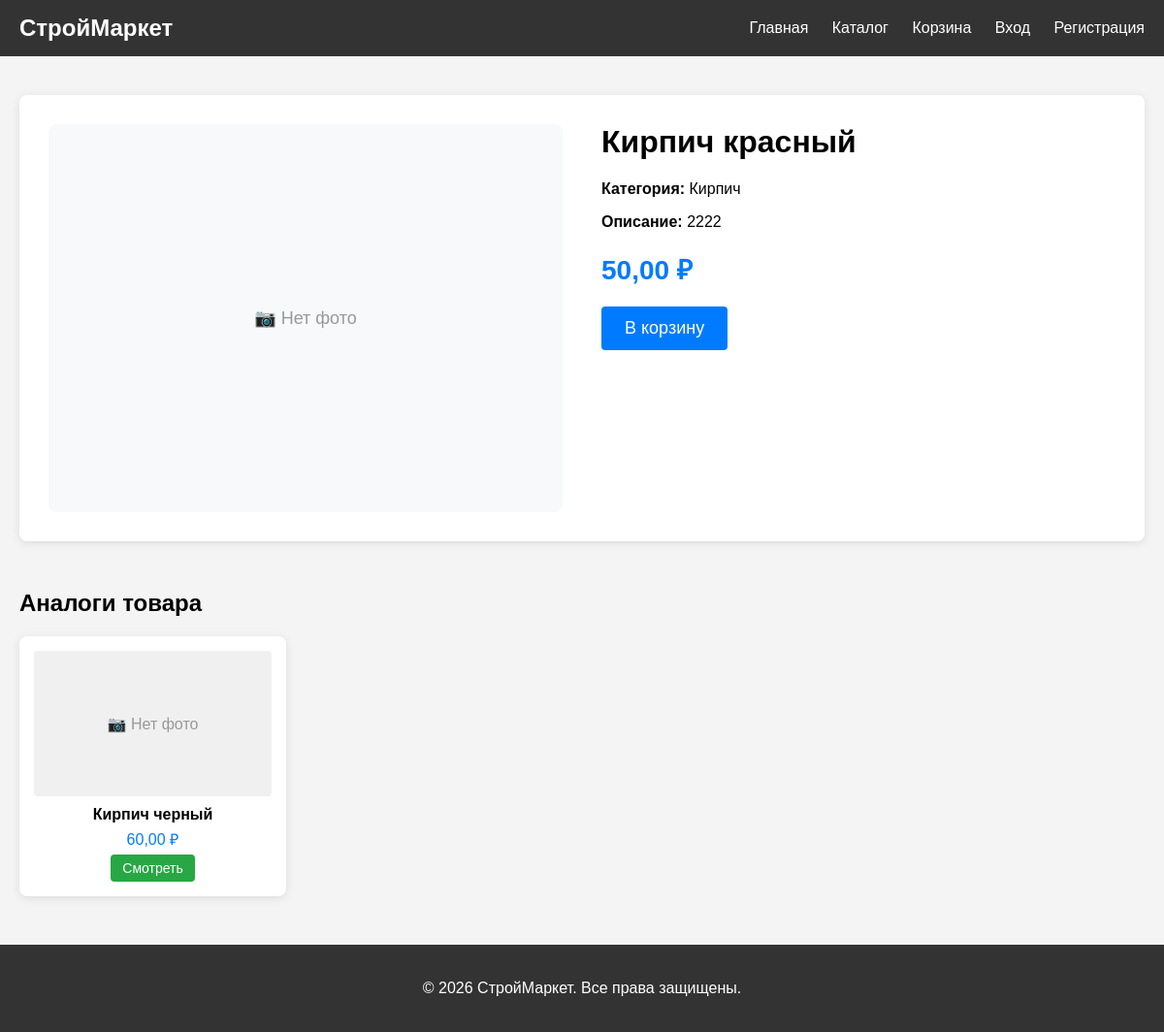
Page /product/kirpich/ on the committed database.
### main/models.py (models this page shows, shortened)
class Product(models.Model):
    name = models.CharField(max_length=200)
    slug = models.SlugField(unique=True)
    description = models.TextField(blank=True)
    price = models.DecimalField(max_digits=10, decimal_places=2)
    category = models.ForeignKey(Category, on_delete=models.CASCADE, related_name='products')
    characteristics = models.TextField(blank=True, verbose_name='Характеристики')
    image = models.ImageField('Изображение', upload_to='products/', blank=True, null=True)
    def get_analogs(self):
        price_val = float(self.price)
        return Product.objects.filter(
            category=self.category,
            price__range=(price_val * 0.7, price_val * 1.3)
        ).exclude(id=self.id)

class Category(models.Model):
    name = models.CharField(max_length=100)
    slug = models.SlugField(unique=True)

### main/views.py (the view)
# urls.py: path('product/<slug:slug>/', views.product_detail, name='product_detail'),
def product_detail(request, slug):
    product = get_object_or_404(Product, slug=slug)
    analogs = product.get_analogs()
    return render(request, 'main/product_detail.html', {
        'product': product,
        'analogs': analogs,
    })

### main/templates/main/product_detail.html (shortened to what this page needs)
<!DOCTYPE html>
<html lang="ru">
<head>
</head>
<body>
    <div class="header">
        <div class="container">
            <div class="logo">СтройМаркет</div>
            <div class="nav">
                <a href="{% url 'about' %}">Главная</a>
                <a href="/">Каталог</a>
                <a href="{% url 'cart_detail' %}" style="color: white; margin-left: 20px;">Корзина</a>
                {% if user.is_authenticated %}
                    <span>Привет, {{ user.username }}!</span>
                    <a href="{% url 'logout' %}">Выход</a>
                    {% if user.is_superuser %}
                        <a href="/admin">Админка</a>
                    {% endif %}
                {% else %}
                    <a href="{% url 'login' %}">Вход</a>
                    <a href="{% url 'register' %}">Регистрация</a>
                {% endif %}
            </div>
        </div>
    </div>
    <div class="container">
        <div class="product-detail">
<div class="product-image" style="
    width: 100%;
    height: 400px;
    background: #f8f9fa;
    border-radius: 8px;
    overflow: hidden;
    display: flex;
    align-items: center;
    justify-content: center;
">
    {% if product.image %}
        <img src="{{ product.image.url }}"
             alt="{{ product.name }}"
             style="
                 width: 100%;
                 height: 100%;
                 object-fit: cover;  /* ← магия! */
             ">
    {% else %}
        <div style="color: #999; font-size: 18px;">📷 Нет фото</div>
    {% endif %}
</div>
            <div class="product-info">
                <h1>{{ product.name }}</h1>
                <p><strong>Категория:</strong> {{ product.category.name }}</p>
                <p><strong>Описание:</strong> {{ product.description }}</p>
                <p class="price">{{ product.price }} ₽</p>
                <a href="{% url 'cart_add' product.id %}" class="btn">В корзину</a>
            </div>
        </div>
        <div class="analogs">
            <h2>Аналоги товара</h2>
<div class="analog-grid" style="
    display: grid;
    grid-template-columns: repeat(4, 1fr);
    gap: 20px;
    margin-top: 20px;
">
    {% for analog in analogs %}
    <div style="
        background: white;
        padding: 15px;
        border-radius: 8px;
        text-align: center;
        box-shadow: 0 2px 10px rgba(0,0,0,0.1);
    ">
        <div style="
            width: 100%;
            height: 150px;
            background: #f0f0f0;
            display: flex;
            align-items: center;
            justify-content: center;
            border-radius: 4px;
            overflow: hidden;
            margin-bottom: 10px;
        ">
            {% if analog.image %}
                <img src="{{ analog.image.url }}"
                     alt="{{ analog.name }}"
                     style="width: 100%; height: 100%; object-fit: cover;">
            {% else %}
                <span style="color: #999;">📷 Нет фото</span>
            {% endif %}
        </div>
        <h4 style="margin: 10px 0 5px;">{{ analog.name }}</h4>
        <p style="font-size: 16px; color: #007bff; margin: 5px 0;">{{ analog.price }} ₽</p>
        <a href="{% url 'product_detail' analog.slug %}"
           style="
               display: inline-block;
               background: #28a745;
               color: white;
               padding: 6px 12px;
               text-decoration: none;
               border-radius: 4px;
               font-size: 14px;
           ">Смотреть</a>
    </div>
    {% empty %}
    <p style="grid-column: 1 / -1; text-align: center;">Аналогов пока нет</p>
    {% endfor %}
</div>
        </div>
    </div>
    <div class="footer">
        <p>© 2026 СтройМаркет. Все права защищены.</p>
    </div>
</body>
</html>

### main/templates/main/product_detail.html (style rules this page uses)
body { font-family: Arial, sans-serif; margin: 0; padding: 0; background-color: #f4f4f4; }
.header { background-color: #333; color: white; padding: 15px 0; }
.header .container { display: flex; justify-content: space-between; align-items: center; }
.container { max-width: 1200px; margin: 0 auto; padding: 0 20px; }
.logo { font-size: 24px; font-weight: bold; }
.nav a, .nav span { color: white; text-decoration: none; margin-left: 20px; }
.product-detail { display: grid; grid-template-columns: 1fr 1fr; gap: 40px; margin: 40px 0; background: white; padding: 30px; border-radius: 8px; box-shadow: 0 2px 10px rgba(0,0,0,0.1); }
.product-image { background: #eee; height: 300px; display: flex; align-items: center; justify-content: center; border-radius: 8px; font-size: 18px; color: #666; }
.product-info h1 { margin-top: 0; }
.price { font-size: 28px; color: #007bff; font-weight: bold; margin: 20px 0; }
.btn { background: #007bff; color: white; padding: 12px 24px; text-decoration: none; border-radius: 4px; display: inline-block; font-size: 18px; border: none; cursor: pointer; }
.analogs { margin-top: 50px; }
.analog-grid { display: grid; grid-template-columns: repeat(auto-fill, minmax(200px, 1fr)); gap: 20px; margin-top: 20px; }
.footer { background: #333; color: white; text-align: center; padding: 20px 0; margin-top: 50px; }

### rows in the picture
Product: name "Кирпич красный", category.name "Кирпич", description "2222", price "50,00"
Product: shows "📷 Нет фото", name "Кирпич черный", price "60,00"
